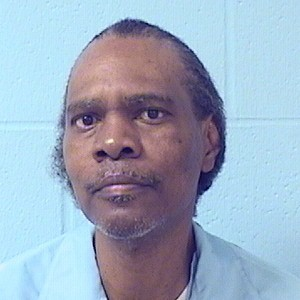
#> input picture Dataset/Criminal/A10936.jpg, 300 x 300 px, found by its file name; its folder holds only this picture in this run
$ python criminal_classifier.py
#> lines starting #> are read from the running program, lines starting #| are printed output that depends on the picture
#!/usr/bin/env python
"""
Criminal vs General Inference (128×128, k=32)
  • Trains on full dataset with SVD k=32 on 128×128 crops
  • LinearSVC(C=0.01, n_bits=6)
  • Decision threshold = 0.0
  • Tighter Haar cascade + Non‑Max Suppression
  • Outputs group_analysis.png + group_results.json
"""
import os
import sys
import time
import json
import random
import logging

import cv2
import numpy as np
from sklearn.utils.extmath import randomized_svd
from concrete.ml.sklearn import LinearSVC

# ─── CONFIG ─────────────────────────────────────────────────────────────────────
RESIZED       = (128, 128)   # Increased resolution
SVD_K         = 32           # Top‑32 singular values
C_PARAM       = 0.01         # SVC regularization
N_BITS        = 6            # FHE quantization bits
THRESHOLD     = 0.0          # SVM decision boundary
RANDOM_STATE  = 42

BASE_DIR      = os.path.dirname(os.path.abspath(__file__))
DATA_DIR      = os.path.join(BASE_DIR, "dataset")
CRIMINAL_DIR  = os.path.join(DATA_DIR, "Criminal")
GENERAL_DIR   = os.path.join(DATA_DIR, "General")
RESULTS_DIR   = os.path.join(BASE_DIR, "results")
GROUP_IMG     = os.path.join(BASE_DIR, "sample_images", "diddy.jpg")

CASCADE_FRONTAL = cv2.data.haarcascades + "haarcascade_frontalface_default.xml"
CASCADE_PROFILE = cv2.data.haarcascades + "haarcascade_profileface.xml"

# ─── LOGGING ────────────────────────────────────────────────────────────────────
os.makedirs(RESULTS_DIR, exist_ok=True)
logging.basicConfig(
    level=logging.INFO,
    format="%(message)s",
    handlers=[
        logging.StreamHandler(sys.stdout),
        logging.FileHandler(os.path.join(RESULTS_DIR, "inference.log"))
    ]
)
logger = logging.getLogger()

# ─── HELPERS ────────────────────────────────────────────────────────────────────
def seed_everything(seed):
    random.seed(seed)
    np.random.seed(seed)

def apply_svd(img, k=SVD_K):
    U, S, VT = randomized_svd(img, n_components=k, n_iter=5, random_state=RANDOM_STATE)
    return U @ np.diag(S) @ VT

def non_max_suppression(boxes, overlap_thresh=0.3):
    if len(boxes) == 0: return []
    x1 = boxes[:,0]; y1 = boxes[:,1]
    x2 = boxes[:,0] + boxes[:,2]; y2 = boxes[:,1] + boxes[:,3]
    areas = (x2 - x1 + 1) * (y2 - y1 + 1)
    order = np.argsort(y2)
    keep = []
    while order.size:
        i = order[-1]; keep.append(i)
        xx1 = np.maximum(x1[i], x1[order[:-1]])
        yy1 = np.maximum(y1[i], y1[order[:-1]])
        xx2 = np.minimum(x2[i], x2[order[:-1]])
        yy2 = np.minimum(y2[i], y2[order[:-1]])
        w = np.maximum(0, xx2-xx1+1); h = np.maximum(0, yy2-yy1+1)
        inter = w*h
        ovr = inter / (areas[order[:-1]] + areas[i] - inter)
        order = np.delete(order, np.concatenate(([order.size-1], np.where(ovr>overlap_thresh)[0])))
    return boxes[keep].astype(int)

def load_images(folder, label):
    data = []
    fr = cv2.CascadeClassifier(CASCADE_FRONTAL)
    pr = cv2.CascadeClassifier(CASCADE_PROFILE)
    for fn in sorted(os.listdir(folder)):
        img = cv2.imread(os.path.join(folder, fn))
        if img is None: continue
        gray = cv2.cvtColor(img, cv2.COLOR_BGR2GRAY)
        dets = []
        dets += list(fr.detectMultiScale(gray, 1.05, 5, minSize=(50,50)))
        dets += list(pr.detectMultiScale(gray, 1.05, 5, minSize=(50,50)))
        dets = np.array(dets) if dets else np.empty((0,4),dtype=int)
        dets = non_max_suppression(dets)
        for (x,y,w,h) in dets:
            face = cv2.resize(gray[y:y+h, x:x+w], RESIZED)
            data.append((face.flatten(), label))
    return data

def train_and_compile(X, y):
    model = LinearSVC(
        n_bits=N_BITS,
        C=C_PARAM,
        class_weight="balanced",
        random_state=RANDOM_STATE
    )
    logger.info(json.dumps({"event":"train_start","C":C_PARAM}))
    model.fit(X, y)
    logger.info(json.dumps({"event":"compile_start"}))
    model.compile(X)
    logger.info(json.dumps({"event":"train_compile_done"}))
    return model

# [48 lines left out: functions predict_fhe, analyze_group, not called in this run]

# ─── MAIN ────────────────────────────────────────────────────────────────────────
def main():
    seed_everything(RANDOM_STATE)

    # Load full dataset
    crim = load_images(CRIMINAL_DIR, 1)
#> in load_images, img is the input picture: shape (300, 300, 3); mean B, G, R 192, 172.2, 156.3
#> in load_images, `gray = cv2.cvtColor(img, cv2.COLOR_BGR2GRAY)`:
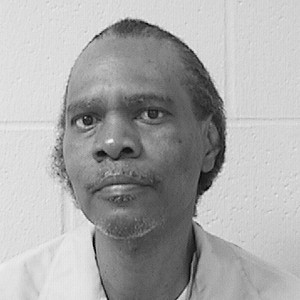
#> gray: shape (300, 300); min 3, max 246, mean 169.7
#> in load_images, `dets += list(fr.detectMultiScale(gray, 1.05, 5, minSize=(50,50)))`: dets = [[34, 49, 165, 165]]
#> in load_images, `dets += list(pr.detectMultiScale(gray, 1.05, 5, minSize=(50,50)))`: dets = [[34, 49, 165, 165], [68, 43, 171, 171]]
#> in non_max_suppression, `x1 = boxes[:, 0]`: x1 = [34, 68]
#> in non_max_suppression, `y1 = boxes[:, 1]`: y1 = [49, 43]
#> in non_max_suppression, `x2 = boxes[:, 0] + boxes[:, 2]`: x2 = [199, 239]
#> in non_max_suppression, `y2 = boxes[:, 1] + boxes[:, 3]`: y2 = [214, 214]
#> in non_max_suppression, `areas = (x2 - x1 + 1) * (y2 - y1 + 1)`: areas = [27556, 29584]
#> in non_max_suppression, `order = np.argsort(y2)`: order = [0, 1]
#> the loop in non_max_suppression, `while order.size:` made 1 pass
#> (i, xx1, yy1, xx2, yy2, w, h, inter) on pass 1: (1, [68], [49], [199], [214], [132], [166], [21912])
#> after the loop in non_max_suppression, `while order.size:`: keep = [1]; order = empty array
#> in load_images, `dets = non_max_suppression(dets)`: dets = [[68, 43, 171, 171]]
#> the loop in load_images, `for (x,y,w,h) in dets:` made 1 pass
#> pass 1, in load_images, `face = cv2.resize(gray[y:y+h, x:x+w], RESIZED)`:
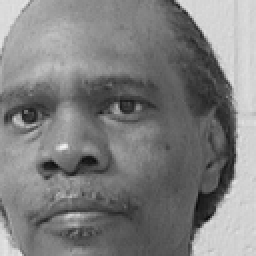
#> face: shape (128, 128) (shown 2 times larger); min 11, max 241, mean 127.1
#> after the loop in load_images, `for (x,y,w,h) in dets:`: data = 1 item
#> crim = 1 item
    gen  = load_images(GENERAL_DIR,  0)
#> call 2 of load_images, with folder = 'dataset/General', label = 0
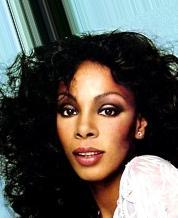
#> input picture Dataset/General/000117.jpg, 178 x 218 px, found by its file name
#> in load_images, img is the input picture: shape (218, 178, 3); mean B, G, R 81.8, 87.9, 91.6
#> in load_images (call 2), `gray = cv2.cvtColor(img, cv2.COLOR_BGR2GRAY)`:
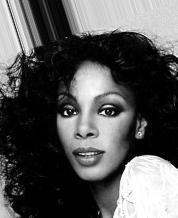
#> gray: shape (218, 178); min 0, max 255, mean 88.3
#> in load_images (call 2), `dets += list(fr.detectMultiScale(gray, 1.05, 5, minSize=(50,50)))`: dets = [[42, 75, 90, 90]]
#> in load_images (call 2), `dets += list(pr.detectMultiScale(gray, 1.05, 5, minSize=(50,50)))`: dets = [[42, 75, 90, 90], [50, 65, 109, 109]]
#> the loop in non_max_suppression (call 2), `while order.size:` made 1 pass
#> (i, xx1, yy1, xx2, yy2, w, h, inter) on pass 1: (1, [50], [75], [132], [165], [83], [91], [7553])
#> in load_images (call 2), `dets = non_max_suppression(dets)`: dets = [[50, 65, 109, 109]]
#> the loop in load_images (call 2), `for (x,y,w,h) in dets:` made 1 pass
#> pass 1, in load_images (call 2), `face = cv2.resize(gray[y:y+h, x:x+w], RESIZED)`:
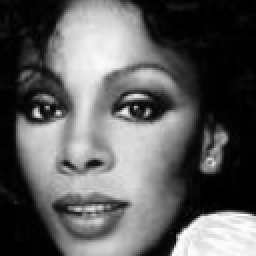
#> face: shape (128, 128) (shown 2 times larger); min 0, max 255, mean 93.7
#> gen = 1 item
    logger.info(json.dumps({
        "event":"data_stats",
        "n_criminal": len(crim),
        "n_general":  len(gen)
    }))
#| {"event": "data_stats", "n_criminal": 1, "n_general": 1}
    data = crim + gen
#> data = 2 items
    X,y  = zip(*data)
#> y = (1, 0)
    X, y = np.array(X), np.array(y)
#> y = [1, 0]

    # Build SVD features & train
    X_svd = np.array([apply_svd(x.reshape(RESIZED), SVD_K).flatten() for x in X])
    model = train_and_compile(X_svd, y)

    # Sanity check first few samples
    for sample, true in zip(X_svd[:5], y[:5]):
        logit, t = predict_fhe(model, sample)
        logger.info(f"Sample true={true} logit={logit:.2f} pred={int(logit>THRESHOLD)} t={t:.3f}s")

    # Run group analysis
    analyze_group(model)
    logger.info("✅ Inference complete. See results in ‘results/’ directory.")

if __name__ == "__main__":
    main()
#> (the call stopped at in train_and_compile, `model = LinearSVC( n_bits=N_BITS, C=C_PARAM, class_weight="balanced", ..`: concrete is not available in this run)
